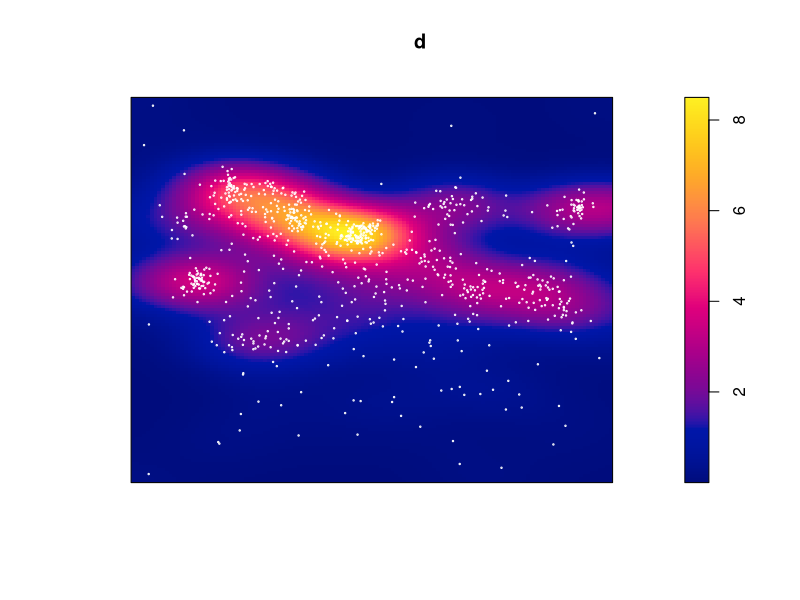
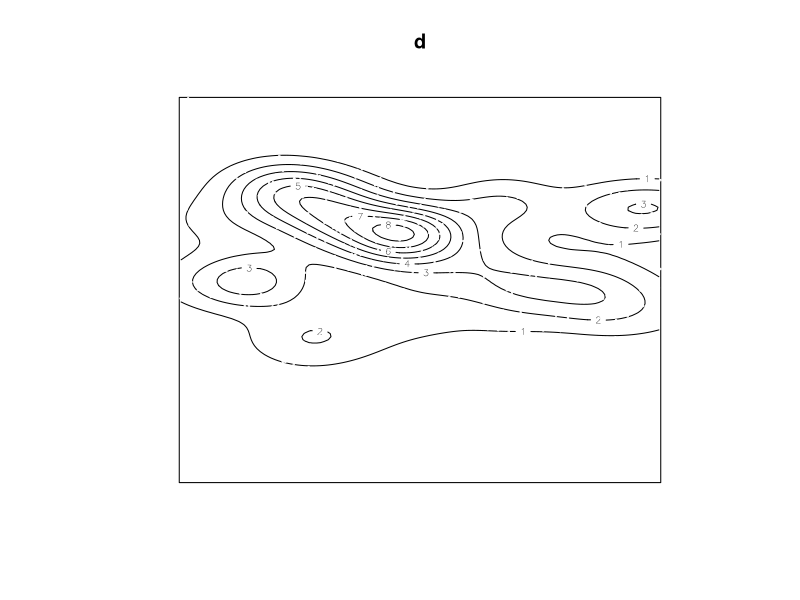

The R source for these figures, in order:
setwd("E:/CS/Project Mathe/PointProcesses")
rm(list=ls())

library(mgcv)
library(jpeg)
library(spatstat)
library(ggplot2)
library(grid)

pdfout = F

# read experimental data & image
raw <- read.table("fixloc_4.dat",header=TRUE)

# image metrics
imrange <- read.table("range.dat",header=TRUE)
xrange <- imrange$xrange
yrange <- imrange$yrange

# define point patterns
X <- ppp(raw$xpos, raw$ypos, xrange, yrange)
bw <- bw.scott(X)
d <- density(X,bw)

# visualize point pattern
plot(d)
points(X,col="white",cex=0.2)
contour(d)

N <- dim(raw)[1]
rX <- rpoint(N,d)
points(rX,col="white",cex=0.2)
